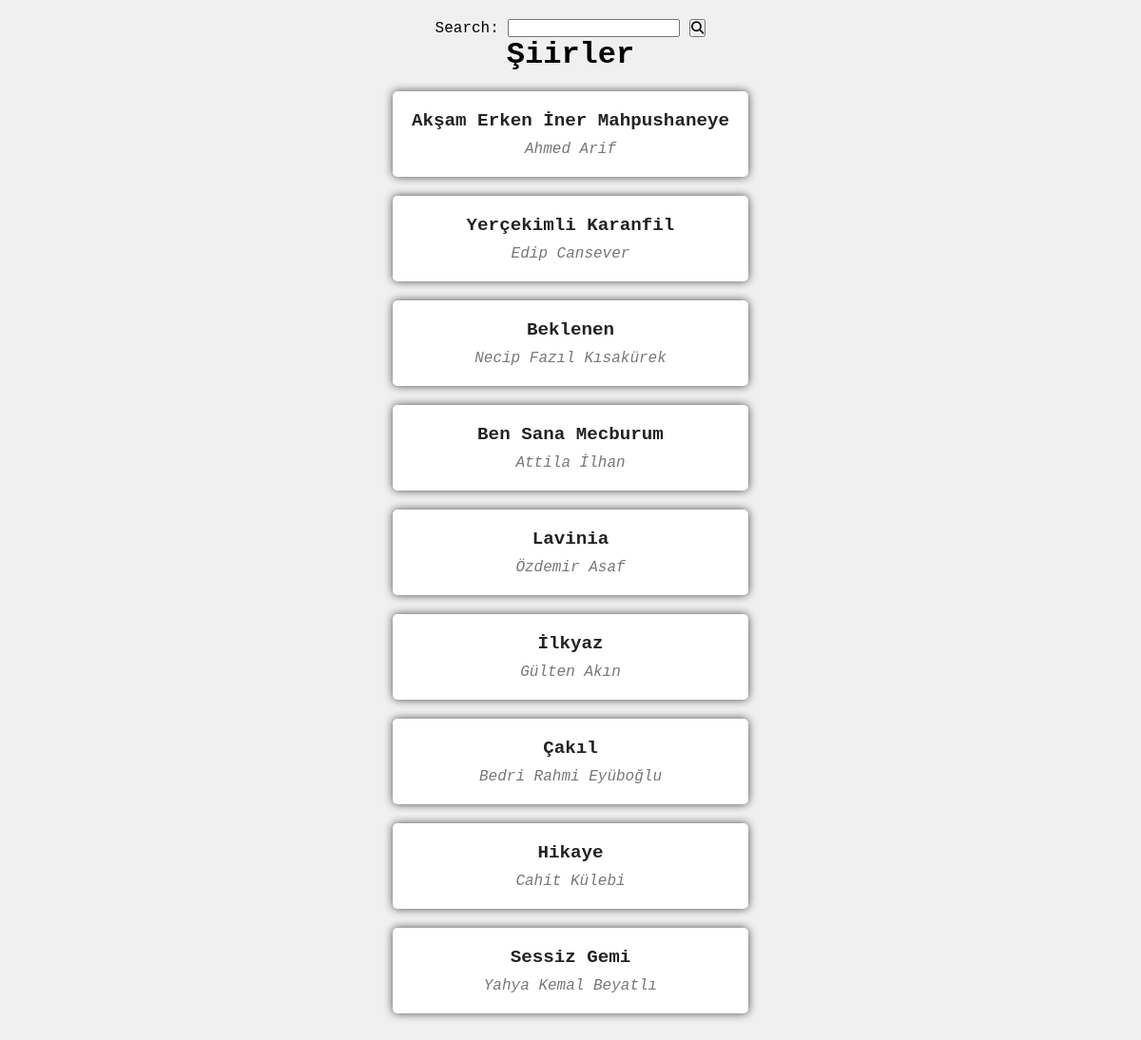
Before: / with the older database file.
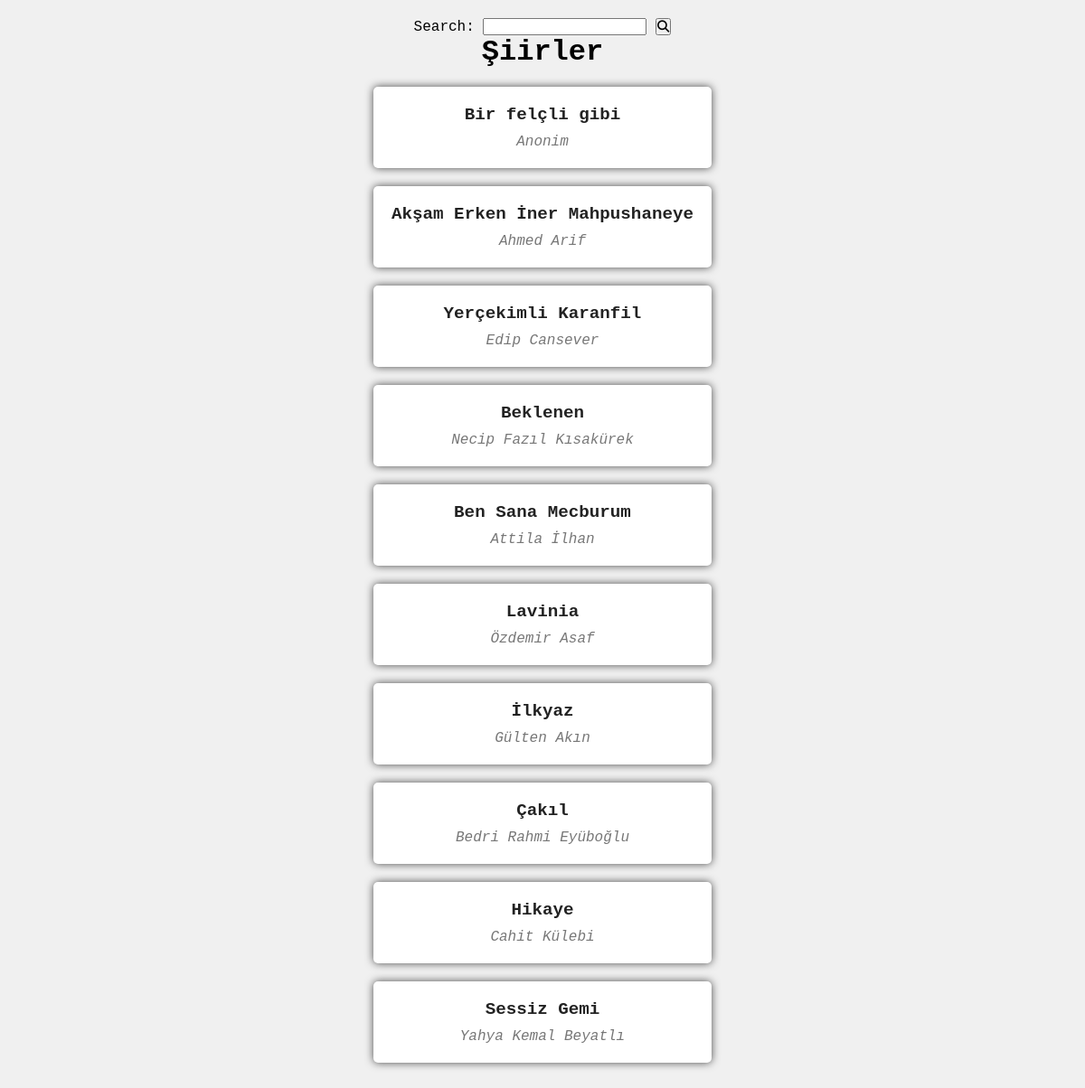
After: the same page with the newer database file.
### poetsShown/models.py (models this page shows, shortened)
class poetsShown(models.Model):
    poetAuthor = models.CharField(max_length=60)
    poetName = models.CharField(max_length=60)
    poetContext = models.TextField(max_length=4000)

### poetsShown/views.py (the view, shortened to what this page needs)
# urls.py: path("", views.index, name='index'),
def index(request):
    if request.method == "GET":
        poets = poetsShown.objects.order_by('-id')
        form = PoetSearchForm()
        return render(request,'poetsShown/index.html',{
            'poets':poets,
            'form':form
            })

### poetsShown/forms.py
class PoetSearchForm(forms.Form):
    query = forms.CharField(label='Search', max_length=100,
    widget=forms.TextInput(attrs={'autocomplete': 'off'}))

### poetsShown/templates/poetsShown/index.html (shortened to what this page needs)
{% load static %}
<!DOCTYPE html>
<html lang="en">
<head>
    <link rel="stylesheet" href="{% static 'poetsShown/css/index.css' %}">
</head>
<body>
    <div class="container">
        <ul>
            <form method="post">
                {{ form }}
                <button type="submit" class="submitBtn"><i class="fa-solid fa-magnifying-glass"></i></button>
            </form>
            <h1>Şiirler</h1>
            {% for poet in poets %}
            <li>
                <div class="poetShow">
                    <a href="{% url 'poet_show' author=poet.poetAuthor %}" class="poetLink">
                        <div class="poet">{{ poet.poetName }}</div>
                        <div class="poetName">{{ poet.poetAuthor }}</div>
                    </a>
                </div>
            </li>
            {% endfor %}
        </ul>
</body>
</html>

### poetsShown/static/poetsShown/css/index.css (style rules this page uses)
* { box-sizing: border-box; margin: 0; padding: 0; text-align: center; }
body { font-family: 'Andale Mono', monospace; background-color: #f0f0f0; }
.container { display: flex; justify-content: center; align-items: center; min-height: 100vh; padding: 20px; }
.poetShow { background-color: white; border-radius: 5px; box-shadow: 0 0 10px rgba(0, 0, 0, 0.7); margin: 20px; padding: 20px; max-width: 400px; text-align: center; }
.poetLink { text-decoration: none; color: #222; }
.poet { font-size: 1.2em; font-weight: bold; margin-bottom: 10px; }
.poetName { font-style: italic; color: #777; }
ul { list-style-type: none; }

Changed rows visible on the page:
added poetsShown: poetName "Bir felçli gibi", poetAuthor "Anonim"
